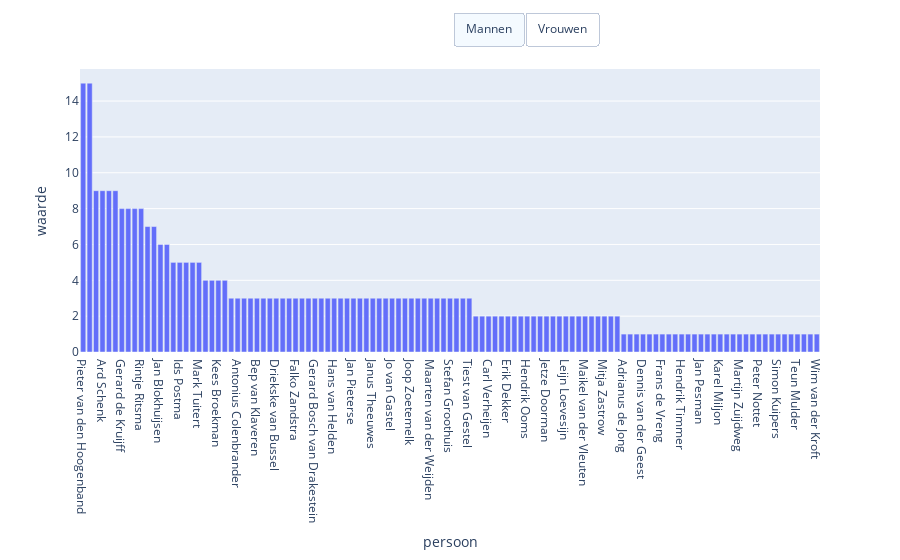

Here is the notebook cell this chart was saved with:
### Markdown cell above
Er zijn 8 variabelen te zien per rij. Iedere rij bestaat uit een olympische medaille aangezien het winnen van een medaille staat voor succes op de olympische spelen. Als we dus willen weten onder welke omstandigheden Nederland het meeste medailles zou winnen, moeten we kijken onder welke omstandigheden Nederland het vaakst al medailles heeft gewonnen en dit zullen dus de beste omstandigheden zijn. Met deze data kunnen we dit doen. </p>  
Met deze data zijn namelijk de belangrijke omstandigheden te vinden. Zo kunnen we allereerst zien welke sporters nou de meeste medailles hebben gewonnen en dus opgenomen moeten worden in het Nederlandse team die naar onze beste olympische spelen ooit zal gaan. Het winnen van een gouden medaille moet zwaarder meewegen dan tweemaal een bronzen medaille omdat je bij een gouden medaille echt de beste bent geweest. Daarom levert een een bronzen medaille 1 punt op, een zilveren 2 punten en een gouden 3 punten.
### Nederlands' beste sporters

Laten we eens beginnen met wie Nederlands' beste sporters nou eigenlijk zijn. Wie hebben de meeste medailles gewonnen voor Nederland? In het team zal natuurlijk voor iedere sport vrouwen en mannen uitkomen dus kun je in de plot voor zowel mannen als vrouwen zien wie de beste Nederlandse sporters op de olympische spelen zijn.

### Code cell
import plotly.express as px

vrouwen = df[df.geslacht != 'male']
vrouwen = vrouwen.groupby(by=["persoon"], as_index=False)['waarde'].sum()
mannen = df[df.geslacht != 'female'] 
mannen = mannen.groupby(by=["persoon"], as_index=False)['waarde'].sum()

fig = px.bar(mannen, x='persoon', y='waarde')
fig.update_layout(barmode='stack', xaxis={'categoryorder':'total descending'})
fig.update_layout(
    updatemenus=[
        dict(
            type="buttons",
            direction="right",
            x=0.7,
            y=1.2,
            showactive=True,
            buttons=list(
                [
                    dict(
                        label="Mannen",
                        method="update",
                        args=[{"y": [mannen["waarde"], vrouwen["waarde"]], "x": [mannen["persoon"], vrouwen["persoon"]]}],
                        
                    ),
                    dict(
                        label="Vrouwen",
                        method="update",
                        args=[{"y": [vrouwen["waarde"], mannen["waarde"]], "x": [vrouwen["persoon"], mannen["persoon"]]}],
                    ),
                ]
            ),
        )
    ]
)


fig.show()

### Figure 1 — Plotly figure (JSON) as saved in the notebook; plotly's stock layout.template omitted (floating-point values rounded to 4 significant figures; data arrays with more than 128 entries replaced by an {"elided": "..."} marker saying what was removed)
{"data": [{"alignmentgroup": "True", "hovertemplate": "persoon=%{x}<br>waarde=%{y}<extra></extra>", "legendgroup": "", "marker": {"color": "#636efa"}, "name": "", "offsetgroup": "", "orientation": "v", "showlegend": false, "textposition": "auto", "type": "bar", "x": ["Adolph van der Voort van Zijp", "Adrianus de Jong", "Albert Voorn", "Anthony Sweijs", "Anton Geesink", "Antonius Bouwens", "Antonius Colenbrander", "Ard Schenk", "Arie van Vliet", "Arjen Teeuwissen", "Bart Veldkamp", "Bart Zoet", "Bep van Klaveren", "Bob de Jong", "Carl Verheijen", "Charles Pahud de Mortanges", "Daan van Dijk", "Dennis van der Geest", "Dirk Boest Gips", "Dorian van Rijsselberghe", "Driekske van Bussel", "Edward Gal", "Epke Zonderland", "Erben Wennemars", "Eric Swinkels", "Erik Dekker", "Evert Dolman", "Falko Zandstra", "Fedor den Hertog", "Franke Sloothaak", "Frans de Vreng", "Gerard Bosch van Drakestein", "Gerard Kemkers", "Gerard de Kruijff", "Gerard le Heux", "Gerard van Velde", "Gerben Karstens", "Gerrit Voorting", "Gianni Romme", "Hans Peter Minderhoud", "Hans van Helden", "Hendrik Ooms", "Hendrik Timmer", "Hennie Kuiper", "Henrik Sillem", "Herman Ponsteen", "Ids Postma", "Jaap Kraaier", "Jacobus van Egmond", "Jan Blokhuijsen", "Jan Bos", "Jan Krekels", "Jan Pesman", "Jan Pieterse", "Jan Smeekens", "Jan Ykema", "Jan van Reede", "Janus Theeuwes", "Janus van Merrienboer", "Jeroen Dubbeldam", "Jetze Doorman", "Jo van Gastel", "Jochem Uytdehaage", "Joep Packbiers", "Johan Kenkhuis", "Johannes Drost", "Joop Zoetemelk", "Jorrit Bergsma", "Jur Vrieling", "Karel Miljon", "Kees Broekman", "Kees Verkerk", "Klaas-Erik Zwering", "Ko Willems", "Koen Verweij", "Leijn Loevesijn", "Leo Peelen", "Leo Visser", "Lieuwe de Boer", "Léon van Bon", "Maarten van der Weijden", "Maikel van der Vleuten", "Marc Houtzager", "Marcel Wouda", "Mark Huizinga", "Mark Tuitert", "Mark Veens", "Mark van der Zijden", "Martijn Zuijdweg", "Maurice Peeters", "Mitja Zastrow", "Nicolaas Tates", "Peter Nottet", "Pierre Versteegh", "Piet Ikelaar", "Piet Kleine", "Piet de Brouwer", "Pieter van den Hoogenband", "René Pijnen", "Rintje Ritsma", "Salomon Zeldenrust", "Simon Kuipers", "Sjinkie Knegt", "Solko van den Bergh", "Stefan Groothuis", "Sven Kramer", "Sven Rothenberger", "Teun Mulder", "Theo Willems", "Tiest van Gestel", "Wieger Mensonides", "Wietse van Alten", "Wim Ruska", "Wim van der Kroft", "Wim van der Voort"], "xaxis": "x", "y": [9, 1, 2, 1, 3, 1, 3, 9, 3, 2, 5, 3, 3, 7, 2, 9, 3, 1, 1, 3, 3, 1, 3, 2, 2, 2, 3, 3, 3, 3, 1, 3, 1, 8, 1, 3, 3, 2, 8, 2, 3, 2, 1, 3, 1, 2, 5, 1, 2, 6, 4, 3, 1, 3, 3, 3, 1, 3, 3, 3, 2, 3, 8, 3, 3, 1, 3, 4, 2, 1, 4, 9, 2, 3, 5, 2, 2, 5, 3, 2, 3, 2, 2, 1, 4, 5, 2, 1, 1, 1, 2, 1, 1, 1, 2, 7, 3, 15, 3, 8, 1, 1, 1, 1, 3, 15, 3, 1, 3, 3, 1, 1, 6, 1, 2], "yaxis": "y"}], "layout": {"barmode": "stack", "legend": {"tracegroupgap": 0}, "margin": {"t": 60}, "updatemenus": [{"buttons": [{"args": [{"x": {"elided": "2 rows, 204 str values in total"}, "y": {"elided": "2 rows, 204 int values in total"}}], "label": "Mannen", "method": "update"}, {"args": [{"x": {"elided": "2 rows, 204 str values in total"}, "y": {"elided": "2 rows, 204 int values in total"}}], "label": "Vrouwen", "method": "update"}], "direction": "right", "showactive": true, "type": "buttons", "x": 0.7, "y": 1.2}], "xaxis": {"anchor": "y", "categoryorder": "total descending", "domain": [0, 1], "title": {"text": "persoon"}}, "yaxis": {"anchor": "x", "domain": [0, 1], "title": {"text": "waarde"}}}}
